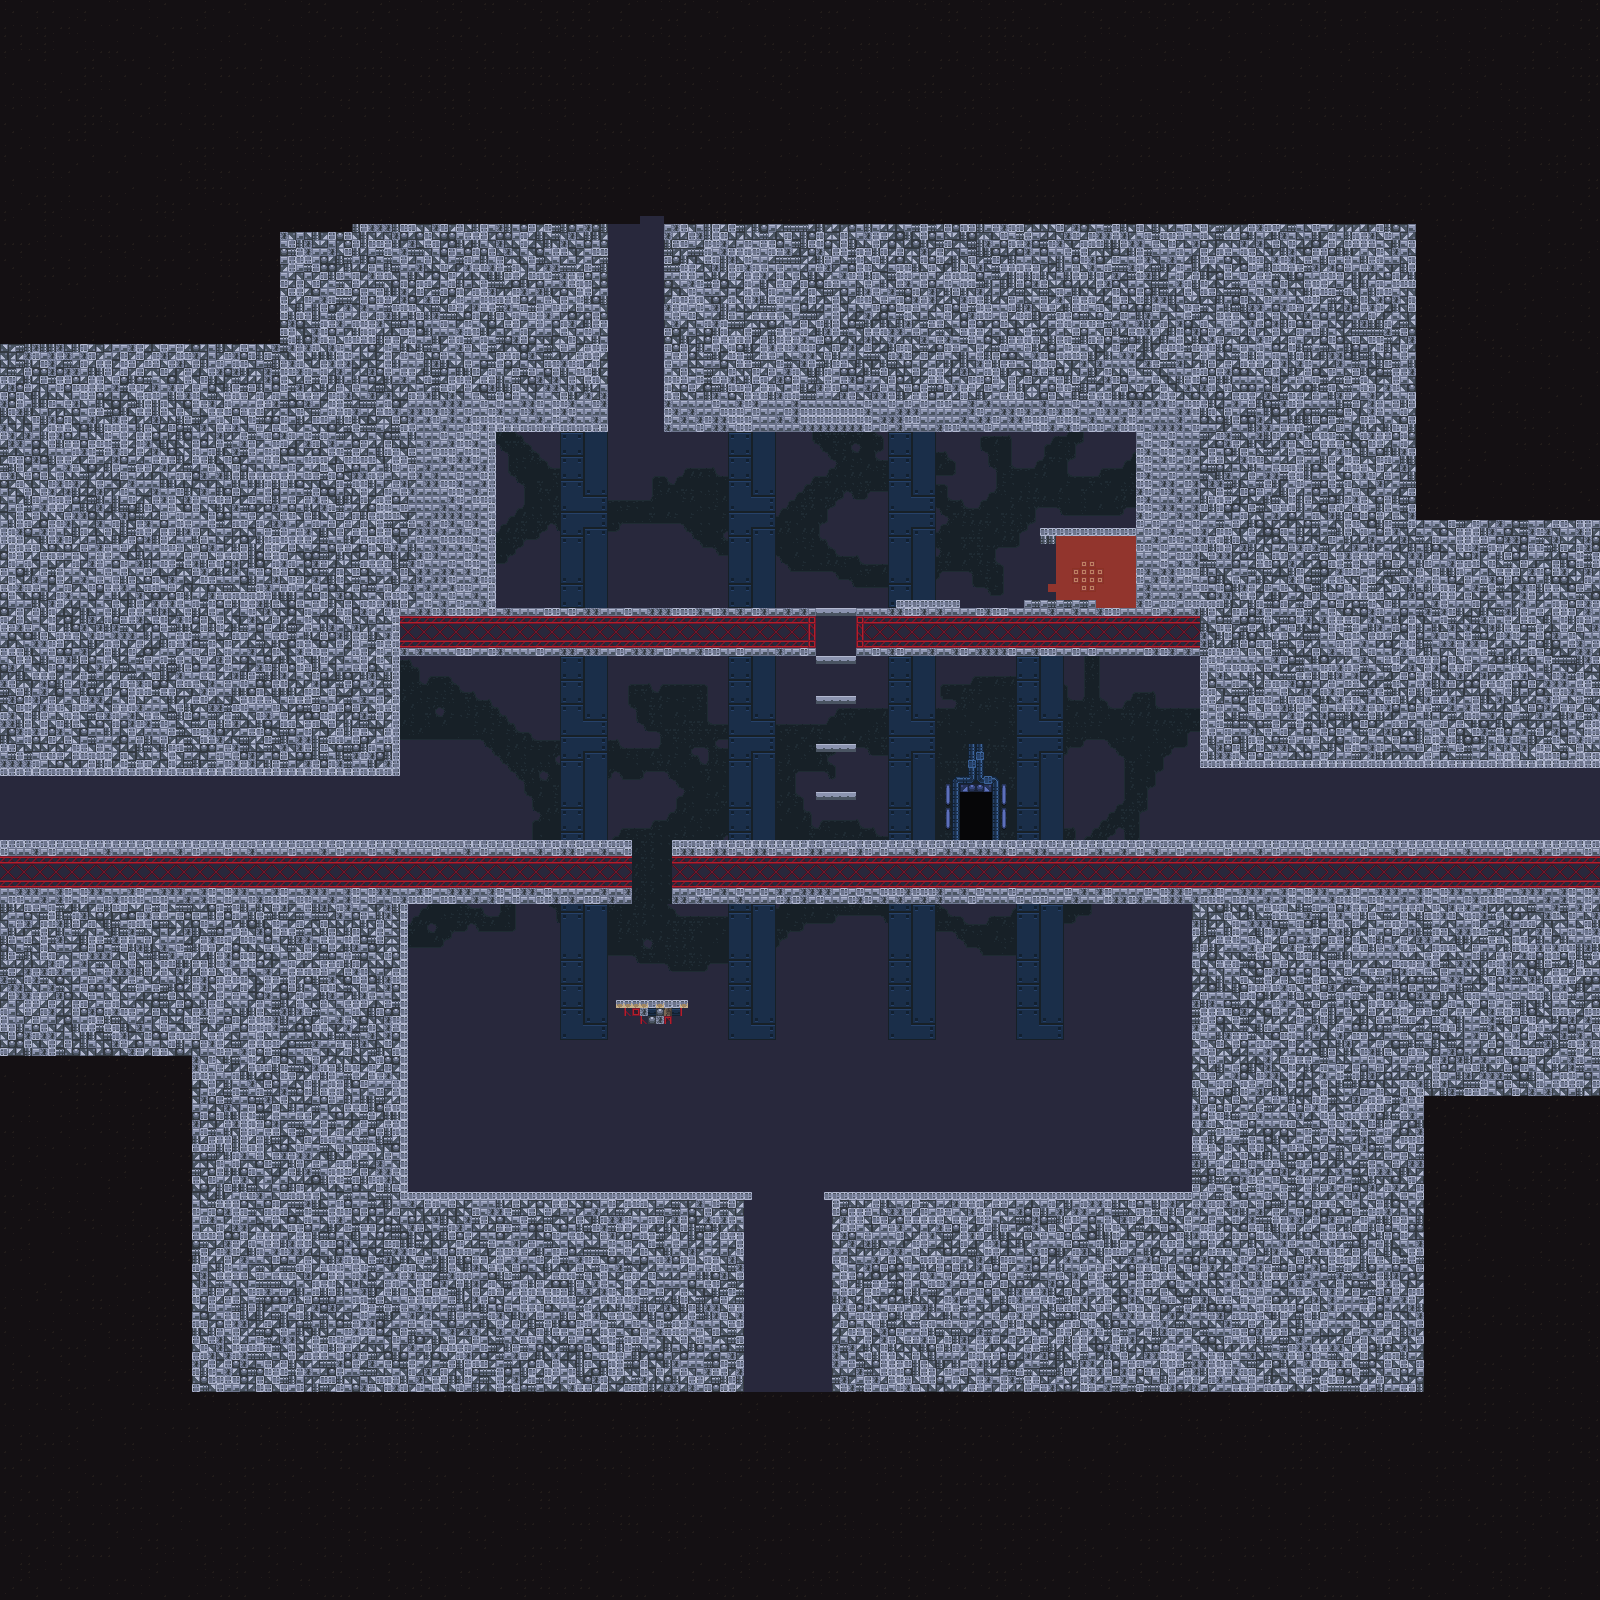

A 2D game scene composited from a Tiled map and its tileset images. What follows is a short description and the map's XML, with each tile layer's data collapsed to a summary:
An orthogonal 200x200 tile map with 8x8 px tiles, 3 tile layers (Map, Flip, Foreground) and 19 objects (4x spawnPoint, 4x note, 3x portal, door, switch, ...).

<map version="1.2" tiledversion="1.3.2" orientation="orthogonal" renderorder="right-down" compressionlevel="0" width="200" height="200" tilewidth="8" tileheight="8" infinite="0" backgroundcolor="#28283c" nextlayerid="7" nextobjectid="78">
 <editorsettings>
  <export target="../../src/maps/room03.json" format="json" />
 </editorsettings>
 <properties>
  <property name="Parallax0" value="labCaveWall" />
 </properties>
 <tileset firstgid="1" source="tiles.tsx" />
 <layer id="1" name="Map" width="200" height="200">
  <data>[40000 cells, 34463 non-empty, 100 distinct tile ids]</data>
 </layer>
 <layer id="4" name="Flip" width="200" height="200">
  <data>[40000 cells, 86 non-empty, 1 distinct tile ids]</data>
 </layer>
 <layer id="5" name="Foreground" width="200" height="200">
  <data>[40000 cells, 2 non-empty, 1 distinct tile ids]</data>
 </layer>
 <objectgroup id="3" name="effects and spawns">
  <object id="23" name="enterLeft" type="spawnPoint" x="40" y="816">
   <point />
  </object>
  <object id="51" name="exitLeft" type="portal" x="0" y="776" width="24" height="64">
   <properties>
    <property name="destinationMap" value="room03" />
    <property name="destinationSpawn" value="enterRight" />
   </properties>
  </object>
  <object id="55" name="exitRight" type="portal" x="1568" y="768" width="32" height="72">
   <properties>
    <property name="destinationMap" value="room03" />
    <property name="destinationSpawn" value="enterLeft" />
   </properties>
  </object>
  <object id="56" name="enter01" type="spawnPoint" x="975" y="816">
   <point />
  </object>
  <object id="57" name="enterRight" type="spawnPoint" x="1552" y="816">
   <point />
  </object>
  <object id="58" name="exitDoor01" type="door" x="960" y="792" width="32" height="48">
   <properties>
    <property name="destinationMap" value="room02" />
    <property name="destinationSpawn" value="enterGround" />
   </properties>
  </object>
  <object id="74" name="exitBottom" type="portal" x="752" y="1360" width="72" height="32">
   <properties>
    <property name="destinationMap" value="room03" />
    <property name="destinationSpawn" value="enterTop" />
   </properties>
  </object>
  <object id="75" name="enterTop" type="spawnPoint" x="640" y="408">
   <point />
  </object>
 </objectgroup>
 <objectgroup id="6" name="game objects">
  <object id="65" name="switch1" type="switch" x="1080" y="568" width="16" height="16">
   <properties>
    <property name="attachedBarricade" value="zero" />
   </properties>
  </object>
  <object id="66" name="zero" type="barricade" x="1040" y="536" width="16" height="64" />
  <object id="67" name="oink oink" type="flippig" gid="11" x="712" y="608" width="8" height="8">
   <properties>
    <property name="pathWidthInTiles" type="int" value="5" />
   </properties>
  </object>
  <object id="68" name="RoboTank" type="robotank" gid="13" x="904" y="600" width="8" height="8" />
  <object id="69" name="My name is my quote.." type="flipbat" gid="10" x="640" y="552" width="8" height="8">
   <properties>
    <property name="pathHeightInTiles" type="int" value="2" />
   </properties>
  </object>
  <object id="70" name="spidey" type="flipspider" gid="14" x="952" y="440" width="8" height="8">
   <properties>
    <property name="pathHeightInTiles" type="int" value="2" />
   </properties>
  </object>
  <object id="71" type="note" x="1456" y="792">
   <properties>
    <property name="message">This map wraps with portals.
Exiting right will spawn you
at left edge of map.</property>
   </properties>
   <point />
  </object>
  <object id="72" type="note" x="128" y="800">
   <properties>
    <property name="message">This map wraps with portals.
Exiting left will spawn you at
right edge of map.</property>
   </properties>
   <point />
  </object>
  <object id="73" type="lightningBox" x="704" y="472" width="76.3904" height="1.73071">
   <properties>
    <property name="Color" type="int" value="0" />
    <property name="colorIndex" type="int" value="11" />
   </properties>
  </object>
  <object id="76" type="note" x="904" y="736">
   <properties>
    <property name="message">This was a testing lab leftover from facility construction.</property>
   </properties>
   <point />
  </object>
  <object id="77" type="note" x="616" y="952">
   <properties>
    <property name="message">There's a pit at the bottom of this
space that wraps back to the top of
this map.</property>
   </properties>
   <point />
  </object>
 </objectgroup>
</map>
